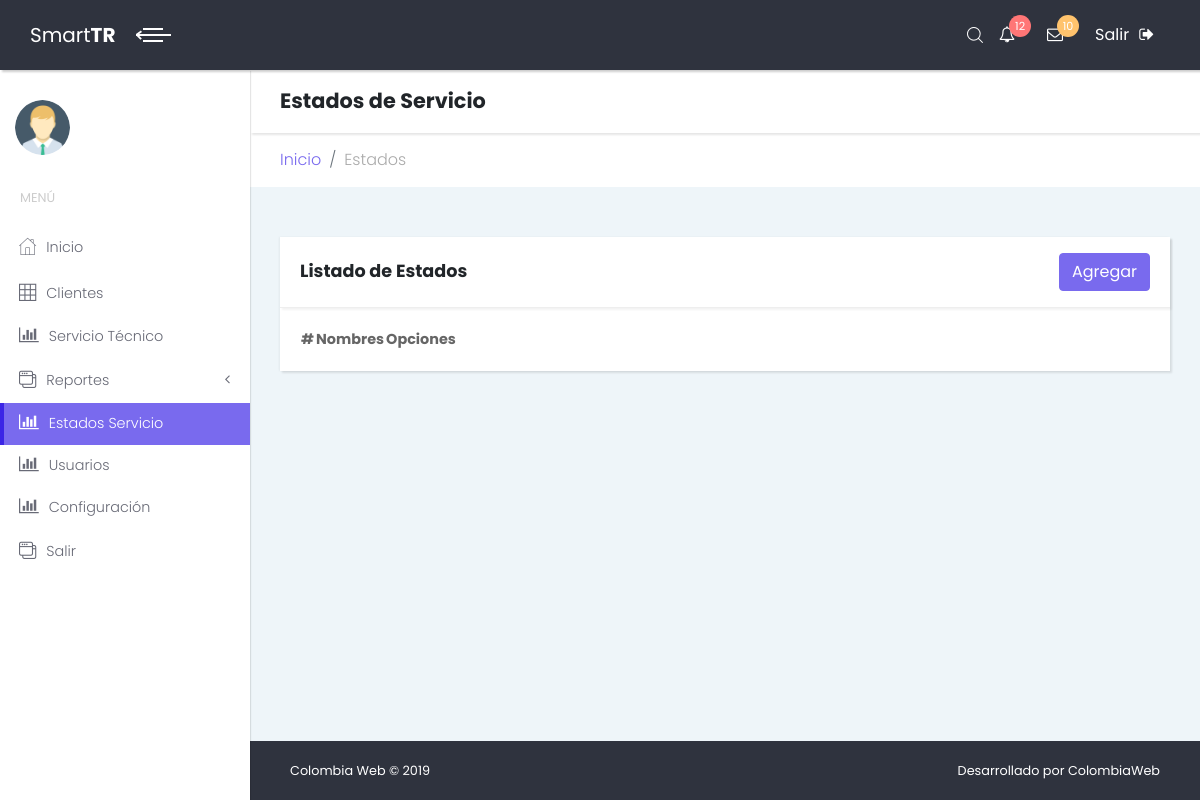
Before: /index.php/cstatus with the older database file.
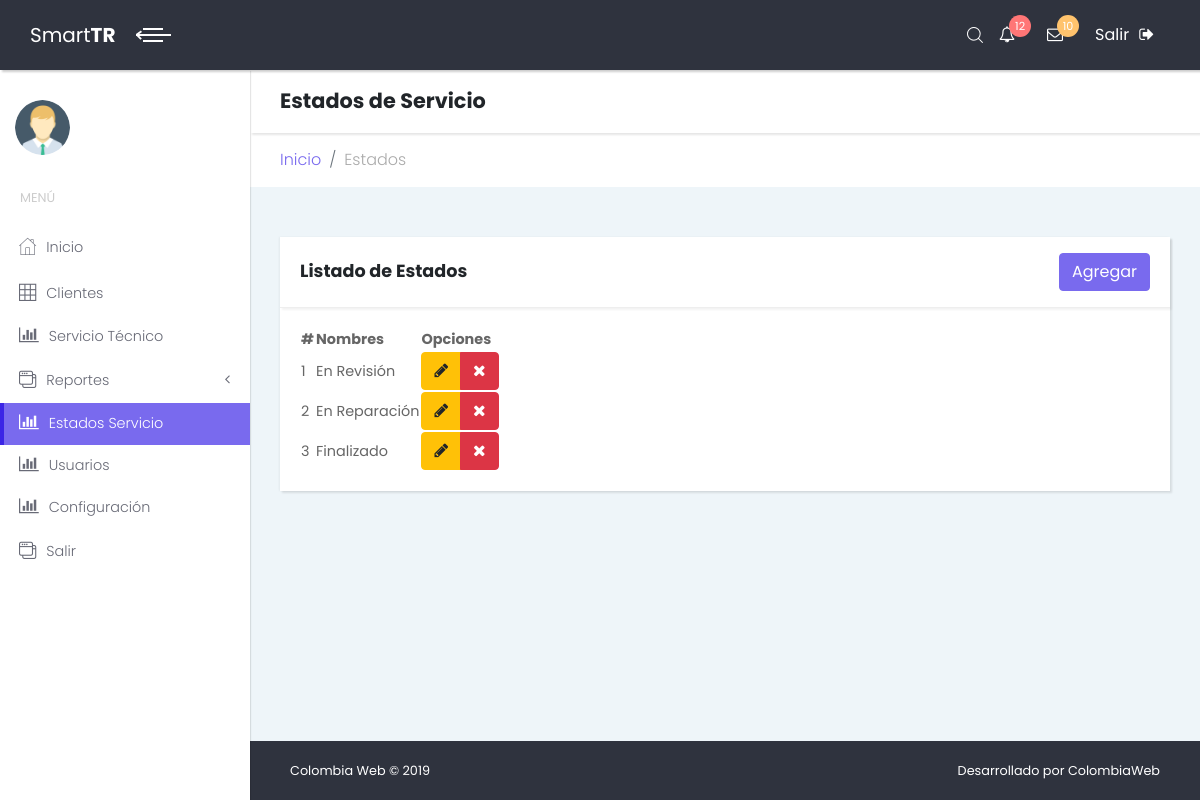
After: the same page with the newer database file.
### tables this page shows
CREATE TABLE `status` (
  `status_id` int(11) NOT NULL,
  `status_name` varchar(20) NOT NULL
);

### application/controllers/Cstatus.php (called while the page is built, shortened)
<?php
class Cstatus extends CI_Controller {
	public function __construct()
  {
  		$this->load->model('mstatus');
  }
  public function index()
  {
    $data['status'] = $this->mstatus->get_status();
		$this->load->view('layout/header');
		$this->load->view('layout/sidebar');
		$this->load->view('status/list',$data);
		$this->load->view('layout/footer');
  }
}

### index.php (called while the page is built, shortened)
<?php
require_once BASEPATH.'core/CodeIgniter.php';

### application/models/Mstatus.php (called while the page is built, shortened)
<?php
class Mstatus extends CI_model{
  public function get_status()
  {
    $query = $this->db->get('status');
    return $query->result();
  }
}

### application/views/status/list.php (the view, shortened to what this page needs)
<div class="content-inner">
          <header class="page-header">
            <div class="container-fluid">
              <h2 class="no-margin-bottom">Estados de Servicio</h2>
            </div>
          </header>
          <div class="breadcrumb-holder container-fluid">
            <ul class="breadcrumb">
              <li class="breadcrumb-item"><a href="<?php echo base_url('chome');?>">Inicio</a></li>
              <li class="breadcrumb-item active">Estados</li>
            </ul>
          </div>
          <section class="tables">
            <div class="container-fluid">
              <div class="row">
                <div class="col-lg-12">
                  <div class="card">
                    <div class="card-header d-flex align-items-center">
                      <h3 class="h4">Listado de Estados</h3>
                      <a class="btn btn-primary ml-auto" href="<?php echo base_url('cstatus/add'); ?>" role="button">Agregar</a>
                    </div>
                    <div class="card-body">
                      <div class="table-responsive">
                        <table id="table_id" class="display">
                          <thead>
                            <tr>
                              <th>#</th>
                              <th>Nombres</th>
                              <th>Opciones</th>
                            </tr>
                          </thead>
                          <tbody>
                            <?php if (!empty($status)) { ?>
                              <?php foreach ($status as $st) { ?>
                                <tr>
                                  <td><?php echo $st->status_id; ?></td>
                                  <td><?php echo $st->status_name; ?></td>
                                  <td>
                                    <div class="btn-group" role="group" aria-label="Basic example">
                                      <a class="btn btn-warning" href="<?php echo base_url('cstatus/edit/'.$st->status_id.'') ?>" role="button"><span class="fa fa-pencil"></span></a>
                                      <button type="button" class="btn btn-danger btn-delete-status" value="<?php echo $st->status_id ?>"><span class="fa fa-remove"></span></button>
                                    </div>
                                  </td>
                                </tr>
                              <?php } ?>
                            <?php } ?>
                          </tbody>
                        </table>
                      </div>
                    </div>
                  </div>
                </div>
              </div>
            </div>
          </section>

Changed rows visible on the page:
added status: status_id "1", status_name "En Revisión"
added status: status_id "2", status_name "En Reparación"
added status: status_id "3", status_name "Finalizado"
